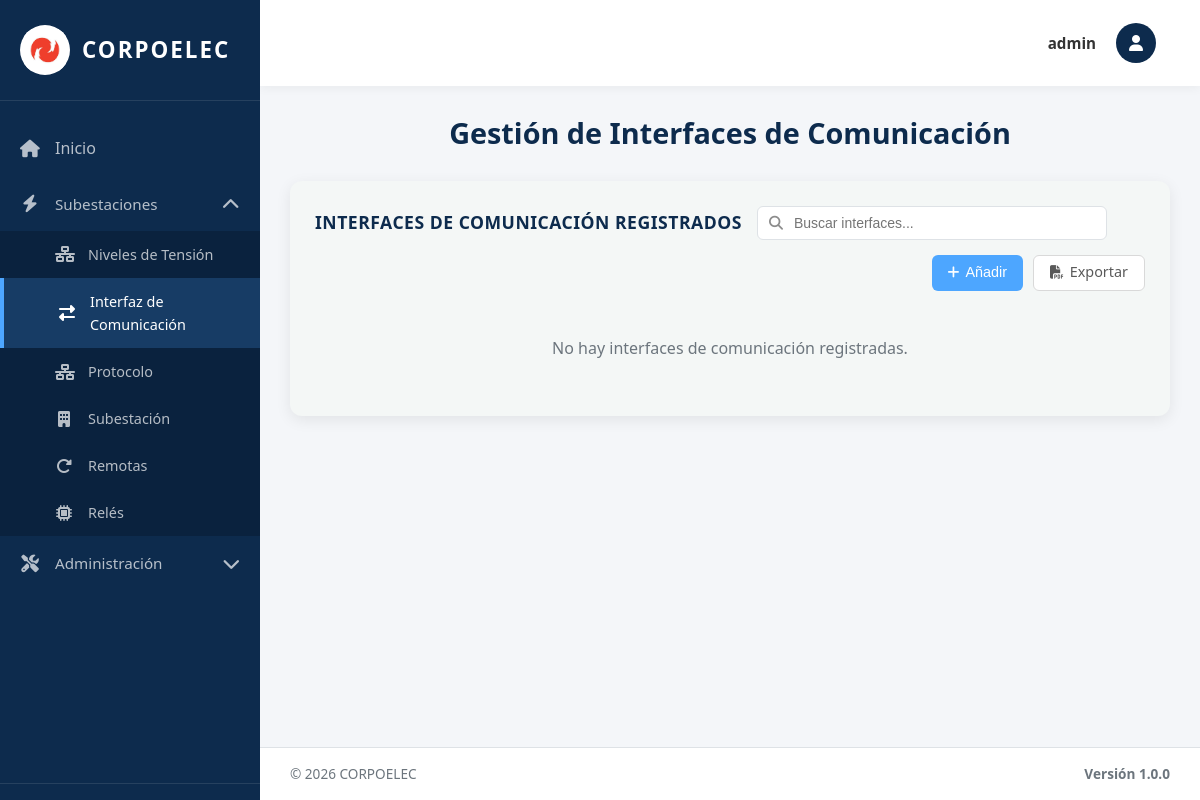
Before: /interfaces/ (signed in) with the older database file.
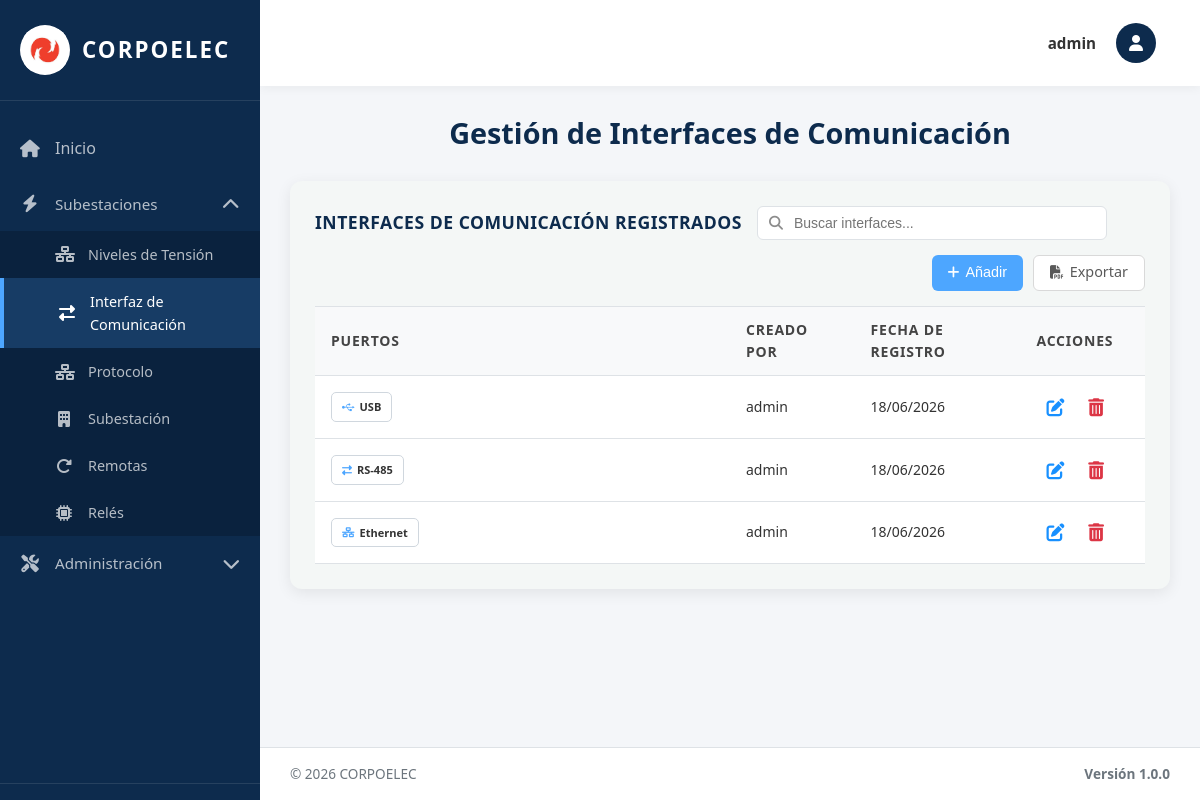
After: the same page with the newer database file.
### equipos/models.py (models this page shows, shortened)
class InterfazDeComunicacion(models.Model):
    TIPO_INTERFAZ_CHOICES = [
        ('PUERTOS', 'Puertos de Comunicación'),
        ('PROTOCOLOS', 'Protocolos de Comunicación'),
    ]
    TIPO_PUERTO_CHOICES = [
        ('ETH',   'Ethernet'),
        ('RS232', 'RS-232'),
        ('RS485', 'RS-485'),
        ('USB',   'USB'),
        ('FIBRA', 'Fibra Óptica'),
    ]
    Id_Interfaz = models.AutoField(primary_key=True, serialize=False)
    Puertos_C = models.IntegerField(default=0, verbose_name='Cantidad de Puertos')  # Contador denormalizado para queries rápidas
    Fecha_Reg = models.DateField(auto_now_add=True)
    creado_por = models.ForeignKey(User, on_delete=models.SET_NULL, null=True, blank=True, related_name='interfaces_creadas')
    Tipo_Interfaz = models.CharField(max_length=20, choices=TIPO_INTERFAZ_CHOICES, default='PUERTOS', verbose_name='Tipo de Interfaz')
    Tipo_Puerto = models.CharField(max_length=30, choices=TIPO_PUERTO_CHOICES, blank=True, default='', verbose_name='Tipo de Puerto')
    Activo = models.BooleanField(default=True, verbose_name='Activo')
    class _ActiveManager(models.Manager):
        def get_queryset(self):
            return super().get_queryset().filter(Activo=True)
    objects = models.Manager()
    activos = _ActiveManager()
    class Meta:
        verbose_name = 'Interfaz de Comunicación'
        verbose_name_plural = 'Interfaces de Comunicación'
        ordering = ['Id_Interfaz']

### equipos/views.py (the view, shortened to what this page needs)
# urls.py: path('interfaces/', interfaces_view, name='interfaces'),
@login_required(login_url='/login/')
@no_cache
def interfaces_view(request):
    interfaces_qs = InterfazDeComunicacion.objects.filter(
        Tipo_Interfaz='PUERTOS', Activo=True
    ).order_by('-Fecha_Reg', '-Id_Interfaz')
    paginator = Paginator(interfaces_qs, 10)
    page_number = request.GET.get('page')
    page_obj = paginator.get_page(page_number)
    tipos_registrados = list(
        InterfazDeComunicacion.objects.filter(Tipo_Interfaz='PUERTOS', Activo=True)
        .values_list('Tipo_Puerto', flat=True)
    )
    tipos_personalizados = TipoPuertoPersonalizado.objects.filter(Activo=True)
    context = {
        'title': 'Interfaces de Comunicación',
        'page_obj': page_obj,
        'tipos_registrados': tipos_registrados,
        'tipos_personalizados': tipos_personalizados,
        'is_admin': request.user.is_superuser,
        'puede_crear': puede_crear(request),
        'puede_actualizar': puede_actualizar(request),
        'puede_eliminar': puede_eliminar(request),
    }
    return render(request, 'interfaces.html', context)

### equipos/context_processors.py (called while the page is built, shortened)
def permisos_usuario(request):
    if request.user.is_superuser:
        return {
            'permisos_usuario': {'crear': True, 'actualizar': True, 'eliminar': True},
            'puede_crear': True,
            'puede_actualizar': True,
            'puede_eliminar': True,
        }

### templates/interfaces.html (shortened to what this page needs)
{% extends 'base.html' %}
{% load static %}
{% block content %}
<div class="welcome-text">
  <h2>Gestión de Interfaces de Comunicación</h2>
</div>
<div class="table-section">
<div class="table-header">
  <h3>INTERFACES DE COMUNICACIÓN REGISTRADOS</h3>
  <div class="search-container">
    <input type="text" class="search-input" id="searchInput" placeholder="Buscar interfaces..." onkeyup="filterTable()">
  </div>
  <div class="action-buttons">
    {% if puede_crear %}
    <button class="btn btn-primary btn-add-top" onclick="abrirModal()">
      <i class="fas fa-plus"></i> Añadir
    </button>
    {% endif %}
    <a href="{% url 'exportar_interfaces_pdf' %}" class="btn btn-secondary btn-add-top" title="Exportar PDF">
      <i class="fas fa-file-pdf"></i> Exportar
    </a>
  </div>
</div>
  {% if page_obj.paginator.count > 0 %}
  <table class="data-table">
    <thead>
      <tr>
        <th width="50%">Puertos</th>
        {% if is_admin %}<th width="15%">Creado Por</th>{% endif %}
        <th width="20%">Fecha de Registro</th>
        <th width="15%">Acciones</th>
      </tr>
    </thead>
    <tbody>
      {% for interfaz in page_obj %}
      <tr>
        <td>
          <div class="puertos-container">
          {% if interfaz.Tipo_Puerto %}
              <span class="puerto-badge">
                <span class="puerto-icon">
                  {% if interfaz.Tipo_Puerto == 'ETH' %}<i class="fas fa-network-wired"></i>
                  {% elif interfaz.Tipo_Puerto == 'RS232' %}<i class="fas fa-plug"></i>
                  {% elif interfaz.Tipo_Puerto == 'RS485' %}<i class="fas fa-exchange-alt"></i>
                  {% elif interfaz.Tipo_Puerto == 'USB' %}<i class="fab fa-usb"></i>
                  {% elif interfaz.Tipo_Puerto == 'FIBRA' %}<i class="fas fa-bolt"></i>
                  {% else %}<i class="fas fa-microchip"></i>{% endif %}
                </span>
                <span class="puerto-text">{{ interfaz.get_Tipo_Puerto_display }}</span>
              </span>
          {% else %}
              <span class="no-data">Sin tipo</span>
          {% endif %}
          </div>
        </td>
        {% if is_admin %}<td>{{ interfaz.creado_por.username|default:"Sistema" }}</td>{% endif %}
        <td><span class="fecha-text">{{ interfaz.Fecha_Reg|date:"d/m/Y" }}</span></td>
        <td class="actions-cell">
          {% if puede_actualizar %}
          <button type="button" class="btn-icon btn-edit" title="Editar" onclick="abrirModalEditar('{{ interfaz.Id_Interfaz }}')">
            <i class="fas fa-edit"></i>
          </button>
          {% endif %}
          <form method="post" style="display: inline;" onsubmit="return confirmarEliminacion(this);">
            {% if puede_eliminar %}
            <button type="submit" class="btn-icon btn-delete" title="Eliminar">
              <i class="fas fa-trash-alt"></i>
            </button>
            {% endif %}
          </form>
        </td>
      </tr>
      {% endfor %}
    </tbody>
  </table>
  {% else %}
  <p class="no-data">No hay interfaces de comunicación registradas.</p>
  {% endif %}
</div>
{% endblock %}

Changed rows visible on the page:
added InterfazDeComunicacion: Tipo_Puerto "USB", creado_por.username "admin", Fecha_Reg "18/06/2026"
added InterfazDeComunicacion: Tipo_Puerto "RS-485", creado_por.username "admin", Fecha_Reg "18/06/2026"
added InterfazDeComunicacion: Tipo_Puerto "Ethernet", creado_por.username "admin", Fecha_Reg "18/06/2026"
Other visible differences:
text no longer shown: "No hay interfaces de comunicación registradas."
text now shown: "PUERTOS CREADO POR FECHA DE REGISTRO ACCIONES"
